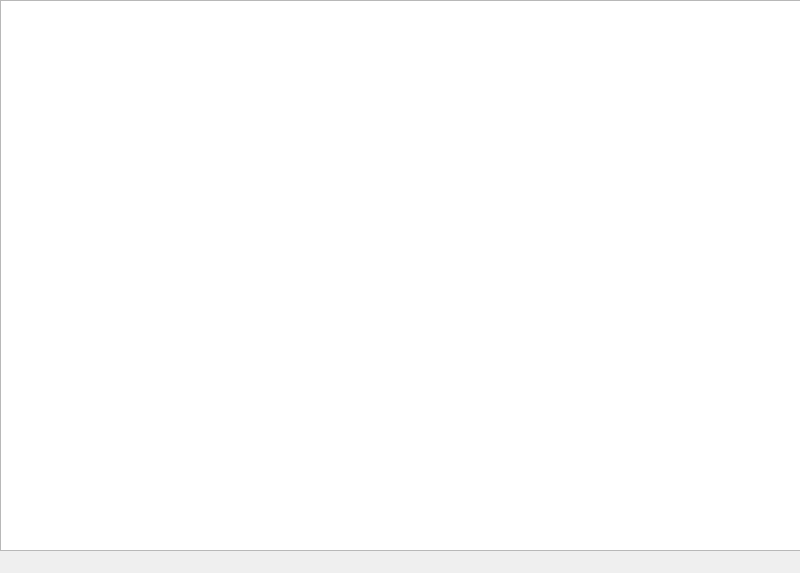
<?xml version="1.0" encoding="UTF-8"?>
<ui version="4.0">
 <class>MainWindow</class>
 <widget class="QMainWindow" name="MainWindow">
  <property name="geometry">
   <rect>
    <x>0</x>
    <y>0</y>
    <width>800</width>
    <height>573</height>
   </rect>
  </property>
  <property name="windowTitle">
   <string>MainWindow</string>
  </property>
  <widget class="QWidget" name="centralwidget">
   <widget class="QGraphicsView" name="graphicsView">
    <property name="geometry">
     <rect>
      <x>0</x>
      <y>0</y>
      <width>801</width>
      <height>551</height>
     </rect>
    </property>
    <property name="autoFillBackground">
     <bool>false</bool>
    </property>
   </widget>
  </widget>
  <widget class="QMenuBar" name="menubar">
   <property name="geometry">
    <rect>
     <x>0</x>
     <y>0</y>
     <width>800</width>
     <height>21</height>
    </rect>
   </property>
  </widget>
 </widget>
 <resources/>
 <connections/>
</ui>
